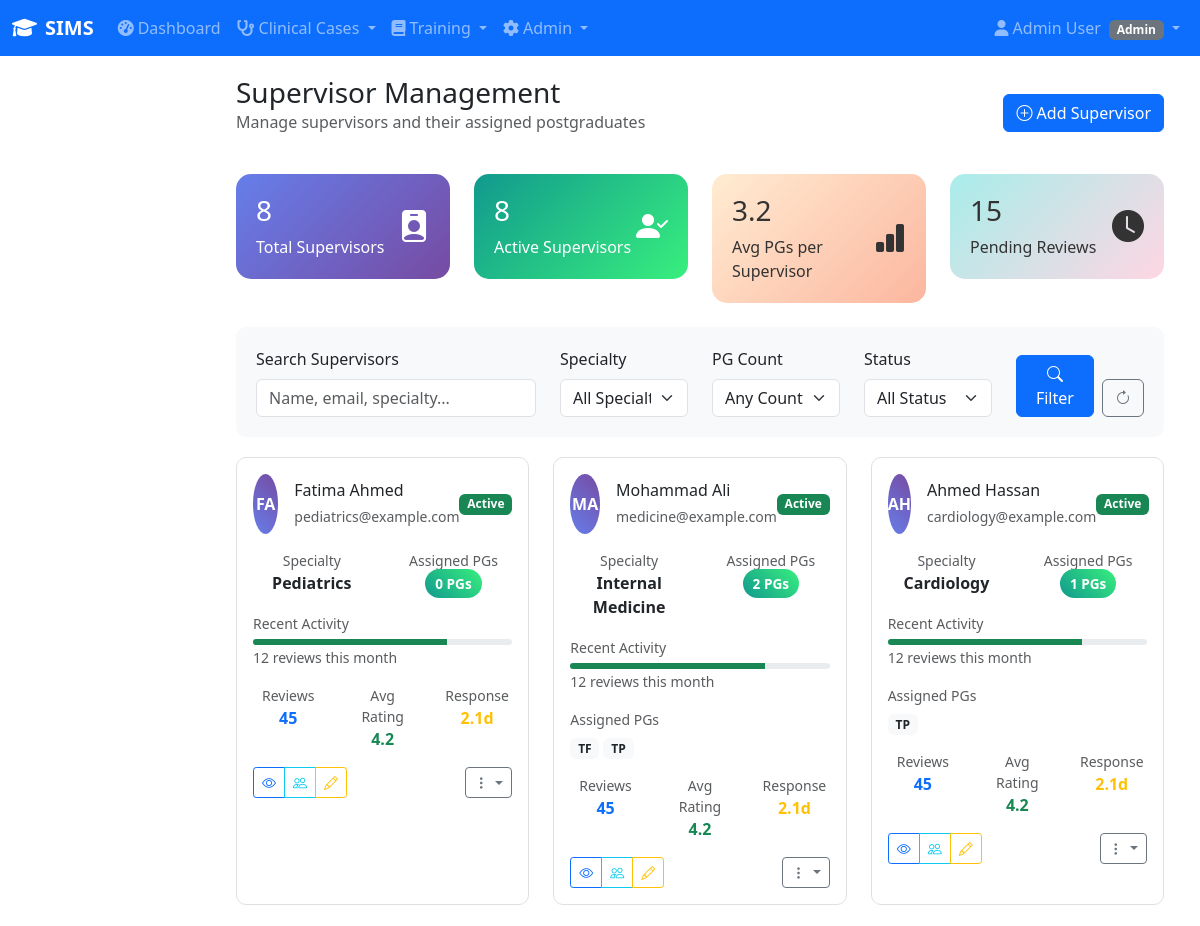
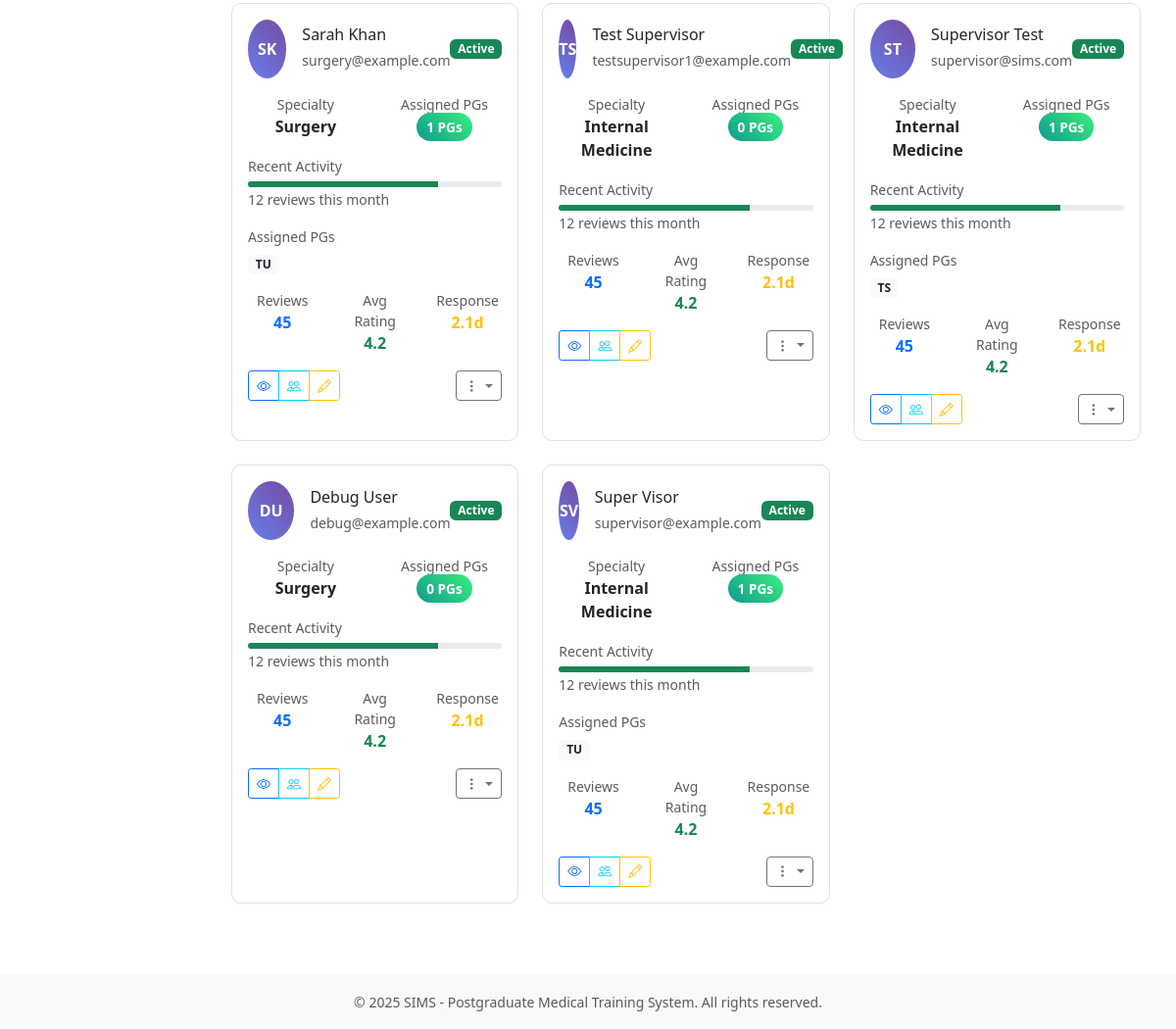
The page /users/supervisors/ (signed in) on the database its author committed (2 pictures, top to bottom).
### sims/users/models.py (models this page shows, shortened)
class User(AbstractUser):
    role = models.CharField(
        max_length=20,
        choices=USER_ROLES,
        help_text="User role determines access permissions in SIMS"
    )
    specialty = models.CharField(
        max_length=100,
        choices=SPECIALTY_CHOICES,
        blank=True,
        null=True,
        help_text="Medical specialty (required for PGs and Supervisors)"
    )
    year = models.CharField(
        max_length=10,
        choices=YEAR_CHOICES,
        blank=True,
        null=True,
        help_text="Training year (required for PGs)"
    )
    supervisor = models.ForeignKey(
        'self',
        on_delete=models.SET_NULL,
        null=True,
        blank=True,
        related_name='assigned_pgs',
        limit_choices_to={'role': 'supervisor'},
        help_text="Assigned supervisor (required for PGs)"
    )
    registration_number = models.CharField(
        max_length=50,
        blank=True,
        null=True,
        help_text="Medical council registration number"
    )
    phone_number = models.CharField(
        max_length=15,
        blank=True,
        null=True,
        help_text="Contact phone number"
    )
    created_by = models.ForeignKey(
        'self',
        on_delete=models.SET_NULL,
        null=True,
        blank=True,
        related_name='users_created',
        help_text="Admin who created this user account"
    )
    modified_by = models.ForeignKey(
        'self',
        on_delete=models.SET_NULL,
        null=True,
        blank=True,
        related_name='users_modified',
        help_text="Last admin to modify this user account"
    )
    last_login_ip = models.GenericIPAddressField(
        null=True,
        blank=True,
        help_text="IP address of last login"
    )
    is_archived = models.BooleanField(
        default=False,
        help_text="Mark as archived instead of deleting"
    )
    archived_date = models.DateTimeField(
        null=True,
        blank=True,
        help_text="Date when user was archived"
    )
    class Meta:
        verbose_name = "SIMS User"
        verbose_name_plural = "SIMS Users"
        ordering = ['role', 'last_name', 'first_name']
        indexes = [
            models.Index(fields=['role']),
            models.Index(fields=['specialty']),
            models.Index(fields=['supervisor']),
            models.Index(fields=['is_active']),
        ]
    def is_admin(self):
        return self.role == 'admin'

### sims/users/views.py (the view)
# urls.py: path('supervisors/', views.SupervisorListView.as_view(), name='supervisor_list'),
class SupervisorListView(AdminRequiredMixin, ListView):
    model = User
    template_name = 'users/supervisor_list.html'
    context_object_name = 'supervisors'
    def get_queryset(self):
        return User.objects.filter(role='supervisor', is_archived=False)

### templates/users/supervisor_list.html (shortened to what this page needs)
{% extends 'base/base.html' %}
{% load static %}
{% block extra_css %}
<link href="https://cdn.jsdelivr.net/npm/bootstrap@5.3.0/dist/css/bootstrap.min.css" rel="stylesheet">
<link rel="stylesheet" href="https://cdn.jsdelivr.net/npm/bootstrap-icons@1.7.2/font/bootstrap-icons.css">
{% endblock %}
{% block content %}
<div class="container-fluid">
    <div class="d-flex justify-content-between align-items-center mb-4">
        <div>
            <h1 class="h3 mb-0">Supervisor Management</h1>
            <p class="text-muted">Manage supervisors and their assigned postgraduates</p>
        </div>
        <div class="d-flex gap-2">
            <a href="{% url 'users:user_create' %}?role=supervisor" class="btn btn-primary">
                <i class="bi bi-plus-circle"></i> Add Supervisor
            </a>
        </div>
    </div>
    <div class="row mb-4">
        <div class="col-md-3">
            <div class="stats-card">
                <div class="d-flex justify-content-between align-items-center">
                    <div>
                        <h3>{{ supervisors.count }}</h3>
                        <p class="mb-0">Total Supervisors</p>
                    </div>
                    <i class="bi bi-person-badge-fill h2 mb-0"></i>
                </div>
            </div>
        </div>
        <div class="col-md-3">
            <div class="stats-card" style="background: linear-gradient(135deg, #11998e 0%, #38ef7d 100%);">
                <div class="d-flex justify-content-between align-items-center">
                    <div>
                        <h3 id="active-supervisors">{{ supervisors.count }}</h3>
                        <p class="mb-0">Active Supervisors</p>
                    </div>
                    <i class="bi bi-person-check-fill h2 mb-0"></i>
                </div>
            </div>
        </div>
        <div class="col-md-3">
            <div class="stats-card" style="background: linear-gradient(135deg, #ffecd2 0%, #fcb69f 100%); color: #333;">
                <div class="d-flex justify-content-between align-items-center">
                    <div>
                        <h3 id="avg-pgs">3.2</h3>
                        <p class="mb-0">Avg PGs per Supervisor</p>
                    </div>
                    <i class="bi bi-bar-chart-fill h2 mb-0"></i>
                </div>
            </div>
        </div>
        <div class="col-md-3">
            <div class="stats-card" style="background: linear-gradient(135deg, #a8edea 0%, #fed6e3 100%); color: #333;">
                <div class="d-flex justify-content-between align-items-center">
                    <div>
                        <h3 id="pending-reviews">15</h3>
                        <p class="mb-0">Pending Reviews</p>
                    </div>
                    <i class="bi bi-clock-fill h2 mb-0"></i>
                </div>
            </div>
        </div>
    </div>
    <div class="filter-section">
        <form method="get" id="filterForm">
            <div class="row">
                <div class="col-md-4">
                    <label class="form-label">Search Supervisors</label>
                    <input type="text" class="form-control" name="search" value="{{ request.GET.search }}"
                           placeholder="Name, email, specialty...">
                </div>
                <div class="col-md-2">
                    <label class="form-label">Specialty</label>
                    <select class="form-select" name="specialty">
                        <option value="">All Specialties</option>
                    </select>
                </div>
                <div class="col-md-2">
                    <label class="form-label">PG Count</label>
                    <select class="form-select" name="pg_count">
                        <option value="">Any Count</option>
                    </select>
                </div>
                <div class="col-md-2">
                    <label class="form-label">Status</label>
                    <select class="form-select" name="status">
                        <option value="">All Status</option>
                    </select>
                </div>
                <div class="col-md-2 d-flex align-items-end">
                    <button type="submit" class="btn btn-primary me-2">
                        <i class="bi bi-search"></i> Filter
                    </button>
                    <a href="{% url 'users:supervisor_list' %}" class="btn btn-outline-secondary">
                        <i class="bi bi-arrow-clockwise"></i>
                    </a>
                </div>
            </div>
        </form>
    </div>
    <div class="row">
        {% for supervisor in supervisors %}
        <div class="col-lg-6 col-xl-4 mb-4">
            <div class="card supervisor-card h-100">
                <div class="card-body">
                    <div class="d-flex align-items-center mb-3">
                        <div class="supervisor-avatar me-3">
                            {{ supervisor.first_name|first|upper }}{{ supervisor.last_name|first|upper }}
                        </div>
                        <div class="flex-grow-1">
                            <h6 class="card-title mb-1">{{ supervisor.get_full_name }}</h6>
                            <small class="text-muted">{{ supervisor.email }}</small>
                        </div>
                        {% if supervisor.is_active %}
                            <span class="badge bg-success">Active</span>
                        {% else %}
                            <span class="badge bg-secondary">Inactive</span>
                        {% endif %}
                    </div>
                    <div class="mb-3">
                        <div class="row text-center">
                            <div class="col-6">
                                <small class="text-muted d-block">Specialty</small>
                                <span class="fw-semibold">{{ supervisor.get_specialty_display|default:'-' }}</span>
                            </div>
                            <div class="col-6">
                                <small class="text-muted d-block">Assigned PGs</small>
                                <span class="pg-count-badge">{{ supervisor.assigned_pgs.count }} PGs</span>
                            </div>
                        </div>
                    </div>
                    <div class="mb-3">
                        <small class="text-muted">Recent Activity</small>
                        <div class="progress mt-1" style="height: 6px;">
                            <div class="progress-bar bg-success" style="width: 75%"></div>
                        </div>
                        <small class="text-muted">12 reviews this month</small>
                    </div>
                    {% if supervisor.assigned_pgs.count > 0 %}
                    <div class="mb-3">
                        <small class="text-muted d-block mb-2">Assigned PGs</small>
                        <div class="d-flex flex-wrap gap-1">
                            {% for pg in supervisor.assigned_pgs.all|slice:":3" %}
                            <span class="badge bg-light text-dark" title="{{ pg.get_full_name }}">
                                {{ pg.first_name|first }}{{ pg.last_name|first }}
                            </span>
                            {% endfor %}
                        </div>
                    </div>
                    {% endif %}
                    <div class="row text-center mb-3">
                        <div class="col-4">
                            <small class="text-muted d-block">Reviews</small>
                            <span class="fw-bold text-primary">45</span>
                        </div>
                        <div class="col-4">
                            <small class="text-muted d-block">Avg Rating</small>
                            <span class="fw-bold text-success">4.2</span>
                        </div>
                        <div class="col-4">
                            <small class="text-muted d-block">Response</small>
                            <span class="fw-bold text-warning">2.1d</span>
                        </div>
                    </div>
                    <div class="d-flex justify-content-between">
                        <div class="btn-group btn-group-sm">
                            <a href="{% url 'users:profile_detail' supervisor.pk %}"
                               class="btn btn-outline-primary" title="View Profile">
                                <i class="bi bi-eye"></i>
                            </a>
                            <a href="{% url 'users:supervisor_pgs' supervisor.pk %}"
                               class="btn btn-outline-info" title="View PGs">
                                <i class="bi bi-people"></i>
                            </a>
                            <a href="{% url 'users:user_edit' supervisor.pk %}"
                               class="btn btn-outline-warning" title="Edit">
                                <i class="bi bi-pencil"></i>
                            </a>
                        </div>
                        <div class="dropdown">
                            <button class="btn btn-outline-secondary btn-sm dropdown-toggle" type="button"
                                    data-bs-toggle="dropdown">
                                <i class="bi bi-three-dots-vertical"></i>
                            </button>
                        </div>
                    </div>
                </div>
            </div>
        </div>
        {% endfor %}
    </div>
</div>
{% endblock %}

### templates/base/base.html (shortened to what this page needs)
<!DOCTYPE html>
<html lang="en">
<head>
    <link href="https://cdn.jsdelivr.net/npm/bootstrap@5.1.3/dist/css/bootstrap.min.css" rel="stylesheet">
    <link href="https://cdnjs.cloudflare.com/ajax/libs/font-awesome/6.0.0/css/all.min.css" rel="stylesheet">
    <link href="https://cdn.jsdelivr.net/npm/select2@4.1.0-rc.0/dist/css/select2.min.css" rel="stylesheet">
    <link href="https://cdn.jsdelivr.net/npm/select2-bootstrap-5-theme@1.3.0/dist/select2-bootstrap-5-theme.min.css" rel="stylesheet">
    {% block extra_css %}{% endblock %}
</head>
<body>
    <nav class="navbar navbar-expand-lg navbar-dark bg-primary">
        <div class="container-fluid">
            <a class="navbar-brand" href="{% url 'home' %}">
                <i class="fas fa-graduation-cap me-2"></i>SIMS
            </a>
            <div class="collapse navbar-collapse" id="navbarNav">
                <ul class="navbar-nav me-auto">
                    {% if user.is_authenticated %}
                        <li class="nav-item">
                            <a class="nav-link" href="{% url 'users:dashboard' %}">
                                <i class="fas fa-tachometer-alt me-1"></i>Dashboard
                            </a>
                        </li>
                        {% if user.role == 'pg' or user.role == 'supervisor' or user.role == 'admin' %}
                        <li class="nav-item dropdown">
                            <a class="nav-link dropdown-toggle" href="#" role="button" data-bs-toggle="dropdown">
                                <i class="fas fa-stethoscope me-1"></i>Clinical Cases
                            </a>
                        </li>
                        {% endif %}
                        <li class="nav-item dropdown">
                            <a class="nav-link dropdown-toggle" href="#" role="button" data-bs-toggle="dropdown">
                                <i class="fas fa-book me-1"></i>Training
                            </a>
                        </li>
                        {% if user.role == 'admin' %}
                        <li class="nav-item dropdown">
                            <a class="nav-link dropdown-toggle" href="#" role="button" data-bs-toggle="dropdown">
                                <i class="fas fa-cog me-1"></i>Admin
                            </a>
                        </li>
                        {% endif %}
                    {% endif %}
                </ul>
                <ul class="navbar-nav">
                    {% if user.is_authenticated %}
                        <li class="nav-item dropdown">
                            <a class="nav-link dropdown-toggle" href="#" role="button" data-bs-toggle="dropdown">
                                <i class="fas fa-user me-1"></i>{{ user.get_full_name|default:user.username }}
                                <span class="badge bg-secondary ms-1">{{ user.get_role_display }}</span>
                            </a>
                        </li>
                    {% else %}
                        <li class="nav-item">
                            <a class="nav-link" href="{% url 'users:login' %}">Login</a>
                        </li>
                    {% endif %}
                </ul>
            </div>
        </div>
    </nav>
    <div class="container-fluid">
        <div class="row">
            <main class="{% if not hide_sidebar %}col-md-9 ms-sm-auto col-lg-10 px-md-4{% else %}col-12{% endif %} main-content">
                {% block content %}{% endblock %}
            </main>
        </div>
    </div>
    <footer class="bg-light text-center text-muted py-3 mt-5">
        <div class="container">
            <small>&copy; 2025 SIMS - Postgraduate Medical Training System. All rights reserved.</small>
        </div>
    </footer>
</body>
</html>

### rows shown on the page
User: get_full_name "Admin User", role "Admin"
User: first_name|first "F", last_name|first "A", get_full_name "Fatima Ahmed", email "pediatrics@example.com", is_active "Active", specialty "Pediatrics", assigned_pgs.count "0"
User: first_name|first "M", last_name|first "A", get_full_name "Mohammad Ali", email "medicine@example.com", is_active "Active", specialty "Internal Medicine", assigned_pgs.count "2"
User: first_name|first "T", last_name|first "F"
User: first_name|first "T", last_name|first "P"
User: first_name|first "A", last_name|first "H", get_full_name "Ahmed Hassan", email "cardiology@example.com", is_active "Active", specialty "Cardiology", assigned_pgs.count "1"
User: first_name|first "T", last_name|first "P"
User: first_name|first "S", last_name|first "K", get_full_name "Sarah Khan", email "surgery@example.com", is_active "Active", specialty "Surgery", assigned_pgs.count "1"
User: first_name|first "T", last_name|first "U"
User: first_name|first "T", last_name|first "S", get_full_name "Test Supervisor", email "testsupervisor1@example.com", is_active "Active", specialty "Internal Medicine", assigned_pgs.count "0"
User: first_name|first "S", last_name|first "T", get_full_name "Supervisor Test", email "supervisor@sims.com", is_active "Active", specialty "Internal Medicine", assigned_pgs.count "1"
User: first_name|first "T", last_name|first "S"
User: first_name|first "D", last_name|first "U", get_full_name "Debug User", email "debug@example.com", is_active "Active", specialty "Surgery", assigned_pgs.count "0"
User: first_name|first "S", last_name|first "V", get_full_name "Super Visor", email "supervisor@example.com", is_active "Active", specialty "Internal Medicine", assigned_pgs.count "1"
User: first_name|first "T", last_name|first "U"

### other values the page prints
{{ supervisors.count }} "8"
